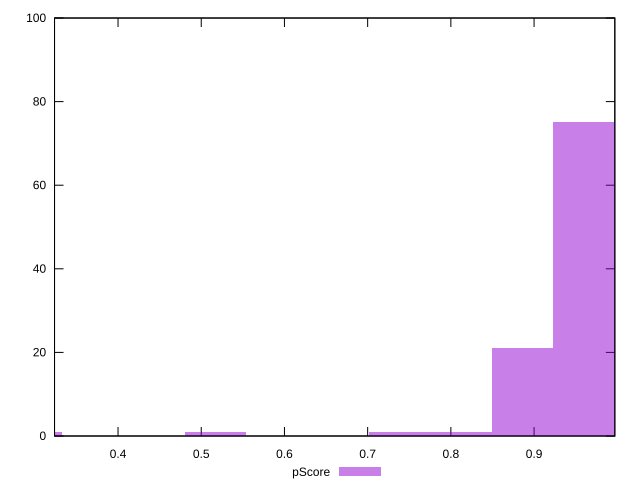

gnuplot code for this plot:
reset

$pScore <<EOF
0.9601362323112475 75
0.8124229658018247 1
0.8862795990565361 21
0.5169964327829794 1
0.7385663325471135 1
0.29542653301884536 1
EOF

set key outside below
set boxwidth 0.07385663325471134
set xrange [0.3236878444385455:0.9970478262216624]
set yrange [0:100]
set trange [0:100]
set style fill transparent solid 0.5 noborder
set terminal svg size 640, 490 enhanced background rgb 'white'
set output "report/report_00029_2021-02-24T13-36-40.390Z/largest-contentful-paint/samples/music/pScore/histogram.svg"

plot $pScore title "pScore" with boxes

reset
